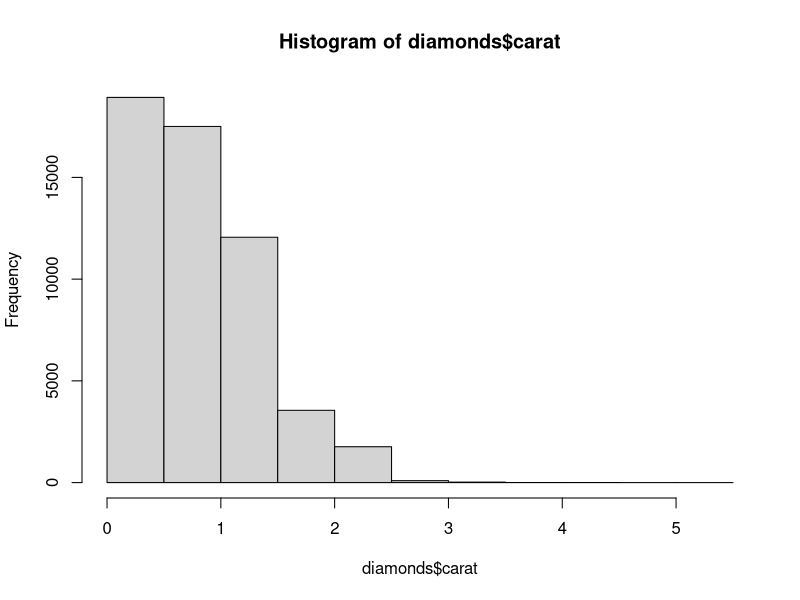
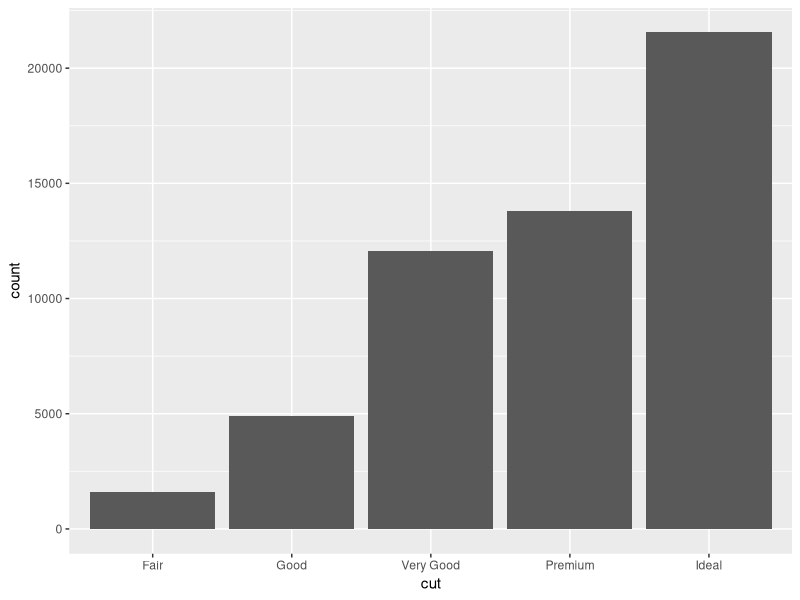
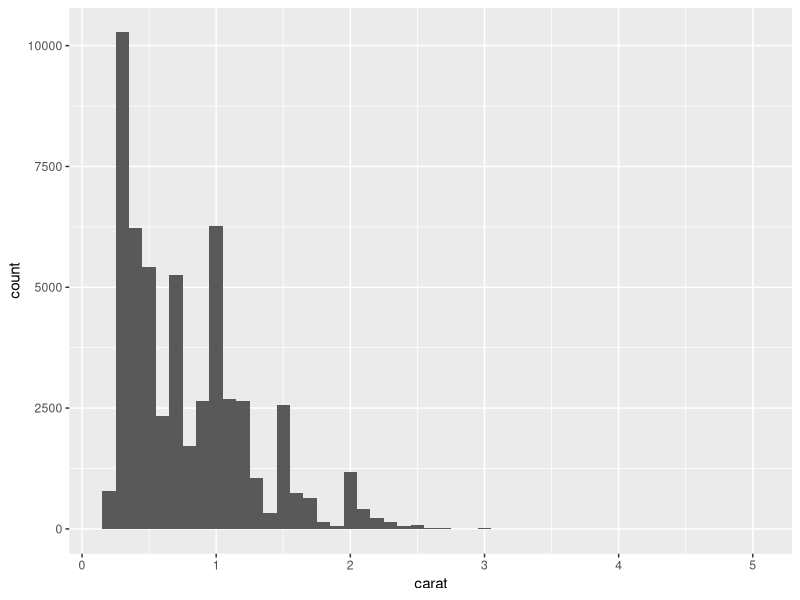
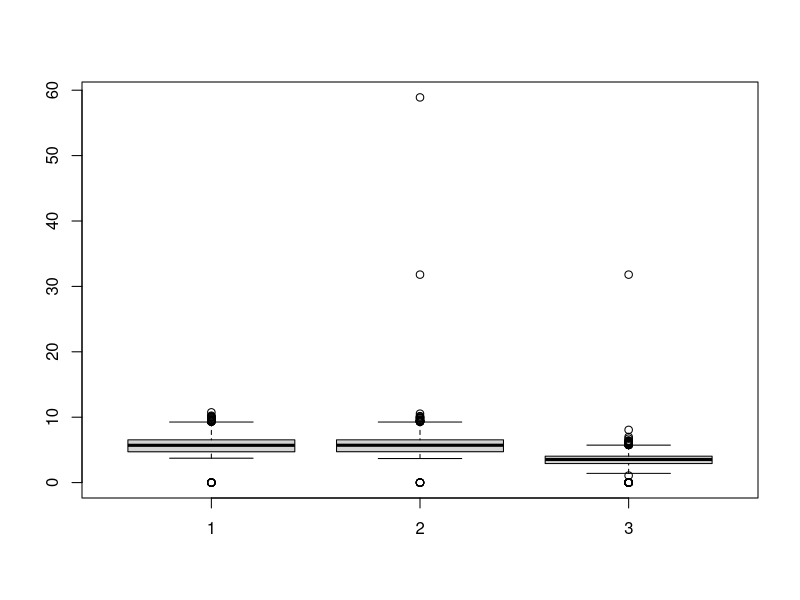
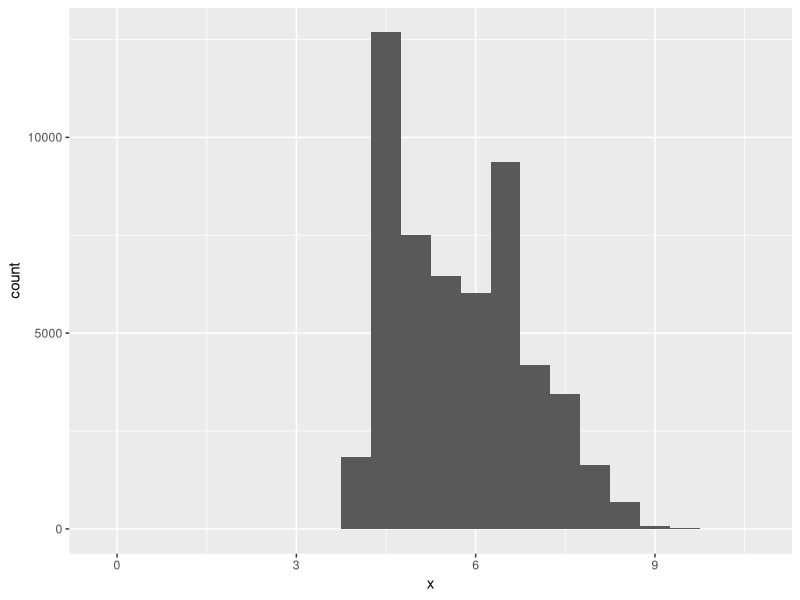
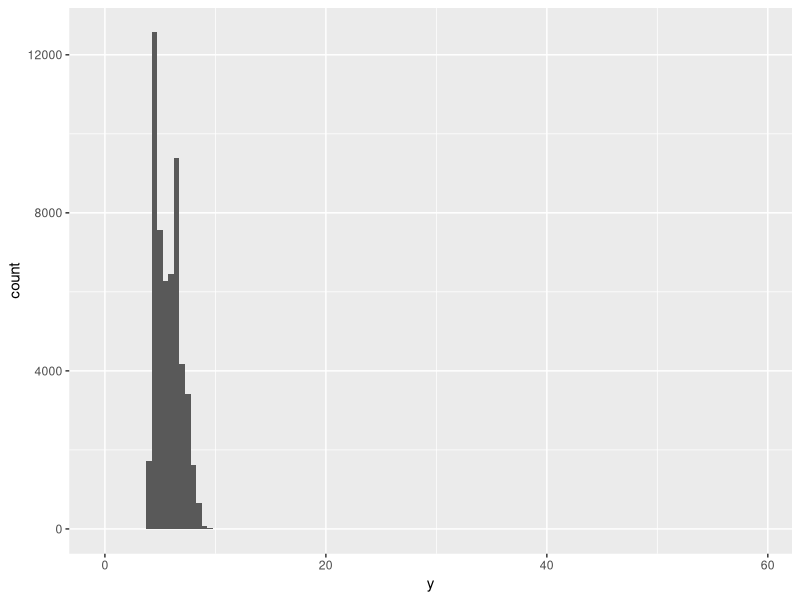
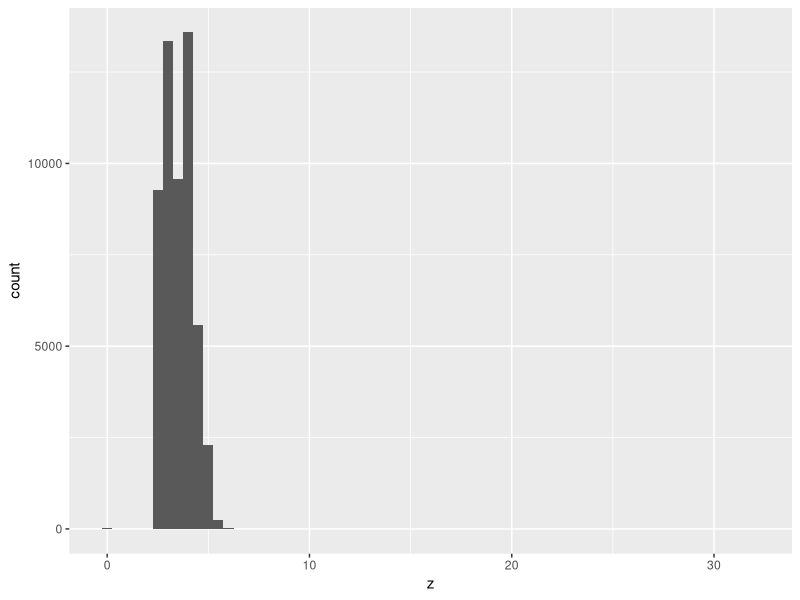

R code for these plots, in order:
#9_15_Coursework

library(ggplot2)
data("diamonds")
?diamonds
summary(diamonds)

hist(diamonds$carat)

ggplot(data = diamonds) + geom_bar(mapping = aes(x=cut))
ggplot(data = diamonds) + geom_histogram(mapping = aes(x=carat), binwidth = 0.1)

#length will probably be similar to width, whereas depth will be different (thinking about stereotypical diamond)
x <- diamonds$x
y <- diamonds$y
z <- diamonds$z

boxplot(x,y,z)


ggplot(data = diamonds) + geom_histogram(mapping = aes(x = x), binwidth = 0.5)
ggplot(data = diamonds) + geom_histogram(mapping = aes(x = y), binwidth = 0.5)
ggplot(data = diamonds) + geom_histogram(mapping = aes(x = z), binwidth = 0.5)
#Also explore different binwidths for different patterns, too high might make data look like it is all one value, too low may make the data look flat


##Explore Distribution of price
